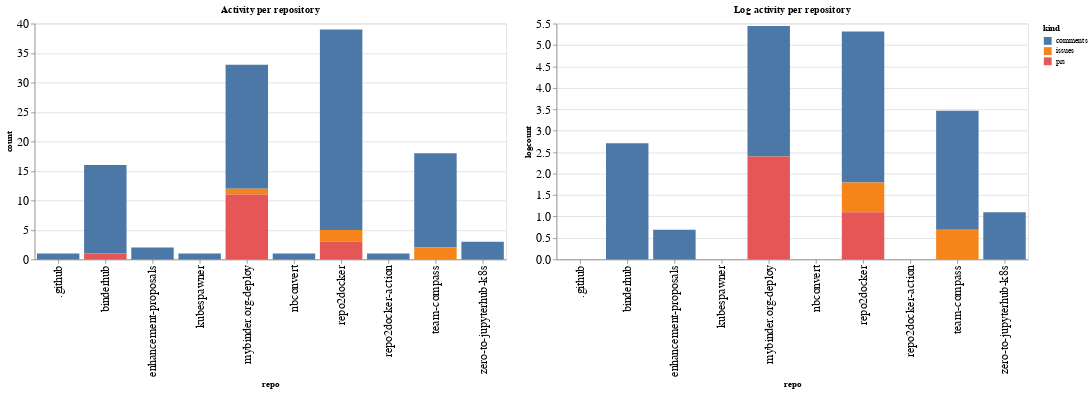

Write notebook code for a chart like this one.
### Code cell
ch1 = alt.Chart(repo_summaries, width=600, title="Activity per repository").mark_bar().encode(
    x='repo',
    y='count',
    color='kind',
    tooltip="kind"
)

ch2 = alt.Chart(repo_summaries, width=600, title="Log activity per repository").mark_bar().encode(
    x='repo',
    y='logcount',
    color='kind',
    tooltip="kind"
)

ch1 | ch2

### Figure 1 — Vega-Lite specification as saved in the notebook (floating-point values rounded to 4 significant figures)
{"config": {"axisLeft": {"labelFontSize": 15}, "axisBottom": {"labelFontSize": 15}}, "hconcat": [{"mark": "bar", "encoding": {"color": {"type": "nominal", "field": "kind"}, "tooltip": {"type": "nominal", "field": "kind"}, "x": {"type": "nominal", "field": "repo"}, "y": {"type": "quantitative", "field": "count"}}, "title": "Activity per repository", "width": 600}, {"mark": "bar", "encoding": {"color": {"type": "nominal", "field": "kind"}, "tooltip": {"type": "nominal", "field": "kind"}, "x": {"type": "nominal", "field": "repo"}, "y": {"type": "quantitative", "field": "logcount"}}, "title": "Log activity per repository", "width": 600}], "data": {"name": "data-5c29e3a487ef5d2a8ca31eb40298288b"}, "$schema": "https://vega.github.io/schema/vega-lite/v4.8.1.json", "datasets": {"data-5c29e3a487ef5d2a8ca31eb40298288b": [{"repo": ".github", "kind": "comments", "count": 1, "logcount": 0.0}, {"repo": "binderhub", "kind": "comments", "count": 15, "logcount": 2.708}, {"repo": "binderhub", "kind": "prs", "count": 1, "logcount": 0.0}, {"repo": "enhancement-proposals", "kind": "comments", "count": 2, "logcount": 0.6931}, {"repo": "kubespawner", "kind": "comments", "count": 1, "logcount": 0.0}, {"repo": "mybinder.org-deploy", "kind": "comments", "count": 21, "logcount": 3.045}, {"repo": "mybinder.org-deploy", "kind": "issues", "count": 1, "logcount": 0.0}, {"repo": "mybinder.org-deploy", "kind": "prs", "count": 11, "logcount": 2.398}, {"repo": "nbconvert", "kind": "comments", "count": 1, "logcount": 0.0}, {"repo": "repo2docker", "kind": "comments", "count": 34, "logcount": 3.526}, {"repo": "repo2docker", "kind": "issues", "count": 2, "logcount": 0.6931}, {"repo": "repo2docker", "kind": "prs", "count": 3, "logcount": 1.099}, {"repo": "repo2docker-action", "kind": "comments", "count": 1, "logcount": 0.0}, {"repo": "team-compass", "kind": "comments", "count": 16, "logcount": 2.773}, {"repo": "team-compass", "kind": "issues", "count": 2, "logcount": 0.6931}, {"repo": "zero-to-jupyterhub-k8s", "kind": "comments", "count": 3, "logcount": 1.099}]}}
